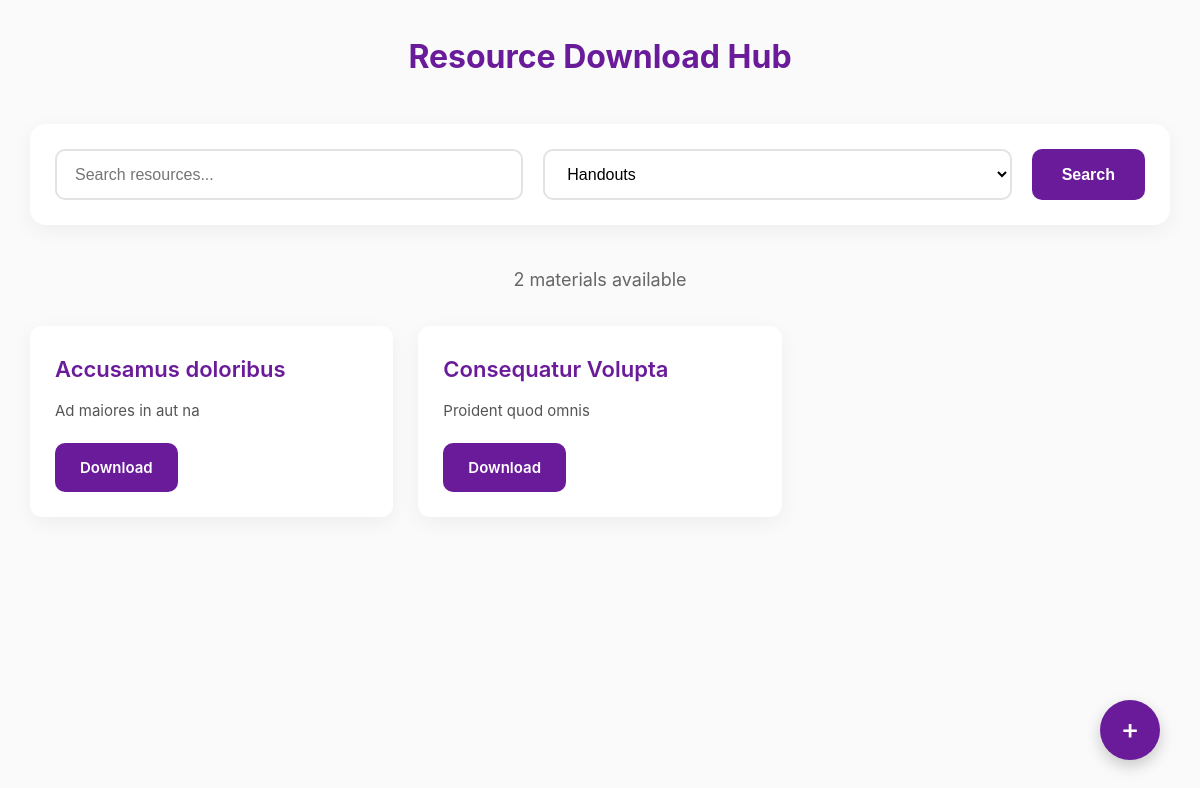
Page /dashboard/display_materials.php on the committed database.
### tables this page shows
CREATE TABLE `handouts` (
  `id` int(11) NOT NULL,
  `title` varchar(255) NOT NULL,
  `image` varchar(255) DEFAULT NULL,
  `download_link` varchar(255) NOT NULL,
  `note` text DEFAULT NULL,
  `type` enum('handout','pastQ','summary') NOT NULL,
  `uploaded_at` timestamp NOT NULL DEFAULT current_timestamp(),
  `category` varchar(50) DEFAULT 'past_questions'
);

### dashboard/display_materials.php (the view, shortened to what this page needs)
<?php
include('db_connection.php');
$search_query = '';
$filter = 'handouts';
$query = "SELECT * FROM $filter WHERE title LIKE '%$search_query%' ORDER BY id DESC";
$result = $conn->query($query);
$total_materials = $result->num_rows;
?>
<!DOCTYPE html>
<html lang="en">
<head>
</head>
<body>
<div class="container">
    <div class="header">
        <h1>Resource Download Hub</h1>
    </div>
    <div class="search-bar">
        <form method="GET">
            <input type="text" name="search" placeholder="Search resources..." value="<?= htmlspecialchars($search_query) ?>">
            <select name="category">
                <option value="handouts" <?= ($filter == 'handouts') ? 'selected' : '' ?>>Handouts</option>
            </select>
            <button type="submit">Search</button>
        </form>
    </div>
    <div class="materials-count">
        <?= $total_materials ?> material<?= ($total_materials == 1) ? '' : 's' ?> available
    </div>
    <div class="results">
        <?php if ($result->num_rows > 0): ?>
            <?php while ($row = $result->fetch_assoc()): ?>
                <div class="card">
                    <div class="card-title"><?= htmlspecialchars($row['title']) ?></div>
                    <div class="card-note"><?= htmlspecialchars($row['note']) ?></div>
                    <a href="<?= htmlspecialchars($row['download_link']) ?>" download>Download</a>
                </div>
            <?php endwhile; ?>
        <?php else: ?>
            <p class="no-results">No results found.</p>
        <?php endif; ?>
    </div>
</div>
<a href="upload_handout.php" class="floating-button">+</a>
</body>
</html>

### dashboard/display_materials.php (style rules this page uses)
:root { --primary: #6a1b9a; --primary-dark: #4a148c; --secondary: #e3e3e3; --text: #2d2d2d; --white: #fff; --light-bg: #fafafa; --shadow: rgba(0, 0, 0, 0.05); }
* { margin: 0; padding: 0; box-sizing: border-box; }
body { font-family: 'Inter', -apple-system, BlinkMacSystemFont, 'Segoe UI', Roboto, sans-serif; background: var(--light-bg); color: var(--text); line-height: 1.7; }
.container { max-width: 1240px; margin: 0 auto; padding: 30px; }
.header { text-align: center; margin-bottom: 40px; }
.header h1 { font-size: 32px; font-weight: 700; color: var(--primary); }
.search-bar { background: var(--white); padding: 25px; border-radius: 16px; box-shadow: 0 6px 20px var(--shadow); margin-bottom: 40px; display: flex; flex-wrap: wrap; gap: 20px; align-items: center; }
.search-bar form { display: flex; flex-wrap: wrap; gap: 20px; width: 100%; }
.search-bar input[type="text"], .search-bar select { flex: 1; min-width: 220px; padding: 14px 18px; border: 2px solid var(--secondary); border-radius: 10px; font-size: 16px; background: var(--white); outline: none; transition: border-color 0.3s ease, box-shadow 0.3s ease; }
.search-bar button { padding: 14px 30px; background: var(--primary); color: var(--white); border: none; border-radius: 10px; font-size: 16px; font-weight: 600; cursor: pointer; transition: background 0.3s ease, transform 0.2s ease; }
.materials-count { text-align: center; font-size: 18px; color: #666; margin-bottom: 30px; }
.results { display: grid; grid-template-columns: repeat(auto-fill, minmax(320px, 1fr)); gap: 25px; }
.card { background: var(--white); border-radius: 12px; box-shadow: 0 6px 20px var(--shadow); padding: 25px; display: flex; flex-direction: column; align-items: flex-start; transition: transform 0.3s ease, box-shadow 0.3s ease; }
.card-title { font-size: 22px; font-weight: 600; color: var(--primary); margin-bottom: 12px; }
.card-note { font-size: 15px; color: #555; margin-bottom: 20px; line-height: 1.5; }
.card a { background: var(--primary); color: var(--white); padding: 12px 25px; border-radius: 10px; text-decoration: none; font-weight: 600; font-size: 15px; transition: background 0.3s ease; }
.floating-button { position: fixed; bottom: 40px; right: 40px; background: var(--primary); color: var(--white); width: 60px; height: 60px; border-radius: 50%; display: flex; align-items: center; justify-content: center; font-size: 28px; font-weight: 500; box-shadow: 0 6px 15px rgba(0, 0, 0, 0.2); text-decoration: none; transition: background 0.3s ease, transform 0.2s ease; }

### rows in the picture
handouts: title "Accusamus doloribus", note "Ad maiores in aut na"
handouts: title "Consequatur Volupta", note "Proident quod omnis"

### other values in the picture
$total_materials "2"
